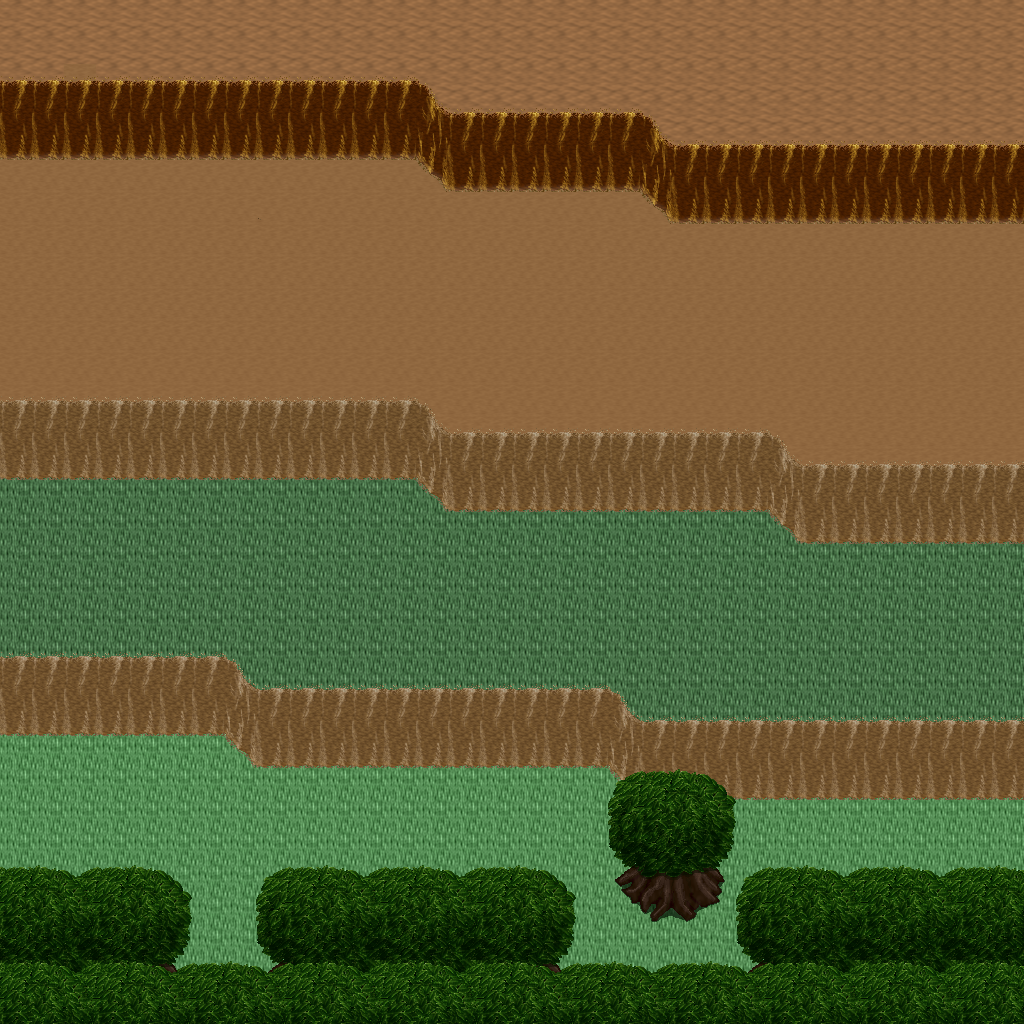

Tiled map render using the project's own tile images. Description and the map definition, with tile-layer contents summarised, below:
An orthogonal 32x32 tile map with 32x32 px tiles, 5 tile layers (Ground, Objects, Objects2, Above, ...), 1 hidden layer not drawn, 8 tilesets.

<map version="1.10" tiledversion="1.11.0" orientation="orthogonal" renderorder="right-down" width="32" height="32" tilewidth="32" tileheight="32" infinite="0" nextlayerid="11" nextobjectid="1">
 <tileset firstgid="1" name="logic_collision" tilewidth="32" tileheight="32" tilecount="1" columns="1">
  <image source="../drawable/logic_collision.png" width="32" height="32" />
 </tileset>
 <tileset firstgid="2" name="ground_ground" tilewidth="32" tileheight="32" tilecount="33" columns="3">
  <image source="../drawable/ground_ground.png" width="96" height="352" />
 </tileset>
 <tileset firstgid="35" name="ground_ridge_earth_pale" tilewidth="32" tileheight="32" tilecount="96" columns="12">
  <image source="../drawable/ground_ridge_earth_pale.png" width="384" height="256" />
 </tileset>
 <tileset firstgid="131" name="ground_ridge_earth_dark" tilewidth="32" tileheight="32" tilecount="96" columns="12">
  <image source="../drawable/ground_ridge_earth_dark.png" width="384" height="256" />
 </tileset>
 <tileset firstgid="227" name="terrain_desert" tilewidth="32" tileheight="32" tilecount="88" columns="8">
  <image source="../drawable/terrain_desert.png" width="256" height="352" />
 </tileset>
 <tileset firstgid="315" name="plant_tree_tree_darkgreen" tilewidth="32" tileheight="32" tilecount="88" columns="8">
  <image source="../drawable/plant_tree_tree_darkgreen.png" width="256" height="352" />
 </tileset>
 <tileset firstgid="403" name="ground_sand_2" tilewidth="32" tileheight="32" tilecount="15" columns="5">
  <image source="../drawable/ground_sand_2.png" width="160" height="96" />
 </tileset>
 <tileset firstgid="418" name="plant_cactus_2" tilewidth="32" tileheight="32" tilecount="10" columns="5">
  <image source="../drawable/plant_cactus_2.png" width="160" height="64" />
 </tileset>
 <layer id="1" name="Ground" width="32" height="32">
  <data>[1024 cells, 1024 non-empty, 6 distinct tile ids]</data>
 </layer>
 <layer id="2" name="Objects" width="32" height="32">
  <data>[1024 cells, 319 non-empty, 23 distinct tile ids]</data>
 </layer>
 <layer id="3" name="Objects2" width="32" height="32">
  <data>[1024 cells, 0 non-empty, 0 distinct tile ids]</data>
 </layer>
 <layer id="4" name="Above" width="32" height="32">
  <data>[1024 cells, 151 non-empty, 22 distinct tile ids]</data>
 </layer>
 <layer id="5" name="Above2" width="32" height="32">
  <data>[1024 cells, 0 non-empty, 0 distinct tile ids]</data>
 </layer>
 <layer id="6" name="Walkable" width="32" height="32" visible="0">
  <data>[1024 cells, 473 non-empty, 1 distinct tile ids]</data>
 </layer>
 <objectgroup id="7" name="Mapevents" />
 <objectgroup id="8" name="Spawn" />
 <objectgroup id="9" name="Keys" />
 <objectgroup id="10" name="Replace" />
</map>
